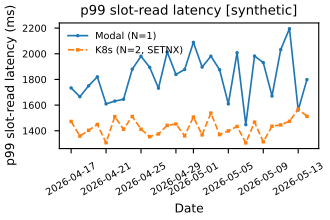

Write Python code to recreate this figure.
#!/usr/bin/env python3
"""
latency_p99.py — p99 end-to-end slot-read latency, Modal vs K8s.

Reads daily rollups from ../data/phase1/*.json; falls back to synthetic
data when none exist.
"""
from __future__ import annotations

import glob
import json
import sys
from pathlib import Path

import matplotlib.pyplot as plt
import numpy as np
import pandas as pd

HERE = Path(__file__).resolve().parent
DATA_GLOB = HERE.parent / "data" / "phase1" / "*.json"
OUT_PDF = HERE / "latency_p99.pdf"

PUB_STYLE = "seaborn-v0_8-paper"
FIGSIZE = (3.3, 2.2)
DPI = 300


def load_real() -> pd.DataFrame | None:
    files = sorted(glob.glob(str(DATA_GLOB)))
    if not files:
        return None
    rows = []
    for f in files:
        with open(f) as fh:
            r = json.load(fh)
        rows.append(
            {
                "date": pd.to_datetime(r["date"]),
                "modal": r.get("p99_ms_modal", np.nan),
                "k8s": r.get("p99_ms_k8s", np.nan),
            }
        )
    return pd.DataFrame(rows).sort_values("date").reset_index(drop=True)


def load_synthetic() -> pd.DataFrame:
    rng = np.random.default_rng(seed=20260418)
    dates = pd.date_range("2026-04-17", periods=28, freq="D")
    # Modal cold-start penalties push p99 higher and noisier.
    modal = rng.normal(loc=1850, scale=180, size=28).clip(min=400)
    # K8s warm, L1+L2 cache coherent; lower steady-state p99.
    k8s = rng.normal(loc=1420, scale=90, size=28).clip(min=400)
    return pd.DataFrame({"date": dates, "modal": modal, "k8s": k8s})


def main() -> int:
    df = load_real()
    synthetic = df is None
    if synthetic:
        print("[latency_p99] no real data; using synthetic fallback.",
              file=sys.stderr)
        df = load_synthetic()

    try:
        plt.style.use(PUB_STYLE)
    except OSError:
        plt.style.use("fast")

    fig, ax = plt.subplots(figsize=FIGSIZE, constrained_layout=True)
    ax.plot(df["date"], df["modal"], label="Modal (N=1)", linewidth=1.2,
            marker="o", markersize=2.5)
    ax.plot(df["date"], df["k8s"], label="K8s (N=2, SETNX)",
            linewidth=1.2, marker="s", markersize=2.5, linestyle="--")
    ax.set_xlabel("Date")
    ax.set_ylabel("p99 slot-read latency (ms)")
    ax.set_title("p99 slot-read latency"
                 + (" [synthetic]" if synthetic else ""))
    ax.legend(loc="best", frameon=False, fontsize=7)
    ax.tick_params(axis="x", labelrotation=30, labelsize=7)
    ax.tick_params(axis="y", labelsize=7)
    fig.savefig(OUT_PDF, dpi=DPI, format="pdf")
    print(f"[latency_p99] wrote {OUT_PDF}", file=sys.stderr)
    return 0


if __name__ == "__main__":
    raise SystemExit(main())
